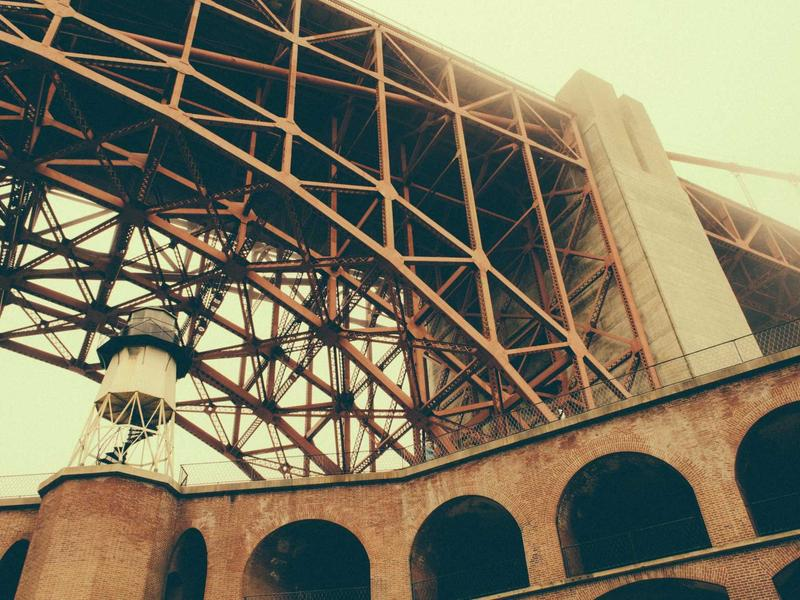
#> input picture data/sample_images/sample_0.jpg, 800 x 600 px, found by its file name
$ python gen_visual.py
#> lines starting #> are read from the running program, lines starting #| are printed output that depends on the picture
### python/corruptor.py
import cv2
import numpy as np
from pathlib import Path

class OpticalCorruptor:
    def __init__(self, lookup):
        """
        Args:
            lookup (PhysicsLookup): Initialized PhysicsLookup instance.
        """
        self.lookup = lookup
        self.mask_cache = {}

    def generate_spatial_mask(self, H, W, coverage, t_s):
        """
        Generates a 2D spatial mask for patchy condensation with a radial bias.
        Values range [0, 1] representing localized condensation intensity.
        """
        if coverage <= 0.0:
            return np.zeros((H, W), dtype=np.float32)
        if coverage >= 1.0:
            return np.ones((H, W), dtype=np.float32)

        # 1. Low-frequency noise (32x32)
        noise = np.random.rand(32, 32).astype(np.float32)
        noise_up = cv2.resize(noise, (W, H), interpolation=cv2.INTER_CUBIC)

        # 2. Radial Bias
        # Create coordinate grids
        y, x = np.ogrid[:H, :W]
        center_y, center_x = H / 2, W / 2
        # Calculate distance from center, normalized to [0, 1] at the corners
        max_dist = np.sqrt(center_y**2 + center_x**2)
        dist_from_center = np.sqrt((x - center_x)**2 + (y - center_y)**2) / max_dist

        # Combine noise with radial bias.
        # Higher distance = more likely to fog.
        # Weight of radial bias is 0.6 to keep noise relevant but strongly biased.
        combined_field = noise_up + 0.6 * dist_from_center

        # Normalize coverage against a typical peak equilibrium coverage (~0.30 for Untreated glass)
        C_norm = min(1.0, coverage / 0.30)

        # Artificial time-delay for the spatial spread to match visual and physical expectations
        # (The center of the lens takes longer to cool down, so fog creeps from the edges inward)
        if t_s <= 180:
            time_factor = t_s / 180.0
            C_norm = C_norm * time_factor

        # 3. Thresholding to match normalized coverage C_norm
        threshold = np.percentile(combined_field, (1.0 - C_norm) * 100)

        # Create a soft mask using a sigmoid transition
        mask = 1.0 / (1.0 + np.exp(-15.0 * (combined_field - threshold)))

        return mask.astype(np.float32)

    def corrupt_image(self, img, t_s, delta_t_c=5, rh=0.80, surface="Untreated glass", mode="patchy"):
        """
        Applies physics-informed optical degradation to an image.
        """
        # 1. Fetch parameters (tau, sigma, AND coverage C)
        tau, sigma, coverage = self.lookup.get_optical_params(t_s, delta_t_c, rh, surface)

        # Override coverage for smooth progression as requested
        # Apply C = 0.21, 0.25, 0.28 for both Untreated glass and Hydrophilic coat
        if surface in ("Untreated glass", "Hydrophilic coat"):
            if t_s == 60:
                coverage = 0.21
            elif t_s == 120:
                coverage = 0.25
            elif t_s == 180:
                coverage = 0.28

        H, W = img.shape[:2]

        # Generate spatial mask based on surface type and mode
        cache_key = (surface, t_s, H, W, mode)
        if cache_key in self.mask_cache:
            mask = self.mask_cache[cache_key]
        else:
            if mode == "uniform" or surface == "Hydrophilic coat":
                mask = np.ones((H, W), dtype=np.float32)
            elif coverage == 0.0:
                mask = np.zeros((H, W), dtype=np.float32)
            else:
                mask = self.generate_spatial_mask(H, W, coverage, t_s)
            self.mask_cache[cache_key] = mask

        mask_3c = np.expand_dims(mask, axis=-1)

        # 2. Apply Mie scattering blur
        effective_sigma = sigma * np.sqrt(coverage) if coverage > 0 else 0
        if effective_sigma > 0.5:
            ksize = int(2 * np.ceil(3 * effective_sigma) + 1)
            if ksize % 2 == 0:
                ksize += 1
            img_blurred_full = cv2.GaussianBlur(img, (ksize, ksize), sigmaX=effective_sigma)
        else:
            img_blurred_full = img.astype(np.float32)

        # Blend sharp and blurred images based on spatial mask
        img_float = img.astype(np.float32)
        img_blurred_local = img_float * (1.0 - mask_3c) + img_blurred_full.astype(np.float32) * mask_3c

        # 3. Apply Beer-Lambert transmittance (attenuation) spatially
        tau_local = 1.0 - mask_3c * (1.0 - tau)
        img_dark = img_blurred_local * tau_local

        # 4. Add veiling glare (scattered light haze) spatially
        glare_fraction = 0.35  # 35% of scattered light becomes haze
        glare_intensity = (1.0 - tau_local) * glare_fraction * 255.0
        img_corrupted = img_dark + glare_intensity

        img_corrupted = np.clip(img_corrupted, 0, 255).astype(np.uint8)

        return img_corrupted

# [16 lines that do not run on import are left out]

### python/lookup.py
import pandas as pd
import numpy as np
import os

class PhysicsLookup:
    def __init__(self, matlab_dir=None):
        if matlab_dir is None:
            matlab_dir = os.path.join(os.path.dirname(__file__), "..", "matlab")
        kernel_path = os.path.join(matlab_dir, "kernel_lookup_W3.csv")
        tau_path = os.path.join(matlab_dir, "tau_lookup_W3.csv")

        # Load datasets
        if not os.path.exists(kernel_path) or not os.path.exists(tau_path):
            raise FileNotFoundError(f"Could not find lookup CSVs in {matlab_dir}. Ensure they are in the correct directory.")

        self.df_kernel = pd.read_csv(kernel_path)
        self.df_tau = pd.read_csv(tau_path)

    def get_optical_params(self, t_s, delta_t_c=5, rh=0.80, surface="Untreated glass"):
        """
        Interpolates optical degradation parameters for a given time and environment.

        Args:
            t_s (float): Simulation time in seconds.
            delta_t_c (float): Delta T (subcooling) in Celsius.
            rh (float): Relative humidity (0.0 to 1.0).
            surface (str): Surface treatment type (e.g., 'Untreated glass').

        Returns:
            tuple: (tau, sigma_Mie_px, coverage)
                - tau: Optical transmittance (0 to 1)
                - sigma_Mie_px: Mie scattering PSF width in pixels
                - coverage: Condensation coverage fraction C(t) (0 to 1)
        """
        # 1. Get sigma_Mie_px (only dependent on t_s in this specific kernel lookup)
        # We linearly interpolate based on t_s
        sigma = np.interp(t_s, self.df_kernel['t_s'], self.df_kernel['sigma_Mie_px'])

        # 2. Get tau
        # Filter tau DataFrame by environmental parameters
        # Floating point comparisons can be tricky, so we find the closest match
        df_filtered = self.df_tau[
            (self.df_tau['surface'] == surface) &
            (np.isclose(self.df_tau['DeltaT_C'], delta_t_c, atol=0.1)) &
            (np.isclose(self.df_tau['RH'], rh, atol=0.01))
        ]

        if df_filtered.empty:
            raise ValueError(f"No tau data found for DeltaT_C={delta_t_c}, RH={rh}, surface='{surface}'.")

        # Linearly interpolate tau and coverage based on t_s
        tau = np.interp(t_s, df_filtered['t_s'], df_filtered['tau'])
        coverage = np.interp(t_s, df_filtered['t_s'], df_filtered['C'])

        return float(tau), float(sigma), float(coverage)

# [5 lines that do not run on import are left out]

### python/gen_visual.py
import cv2
import sys
import argparse
import numpy as np
import matplotlib.pyplot as plt
from pathlib import Path
sys.path.append('/home/atang@ncat.edu/Lahari/Physics-Informed-Reliability-of-AV-Camera-Perception-Under-Thermal-Degradation/python')
from corruptor import OpticalCorruptor
from lookup import PhysicsLookup

image_path = "/home/atang@ncat.edu/Lahari/Physics-Informed-Reliability-of-AV-Camera-Perception-Under-Thermal-Degradation/data/sample_images/sample_0.jpg"
img = cv2.imread(image_path)
#> img is the input picture: shape (600, 800, 3); mean B, G, R 95.5, 118.6, 124.9
img_rgb = cv2.cvtColor(img, cv2.COLOR_BGR2RGB)

lookup = PhysicsLookup()
#> (reads matlab/kernel_lookup_W3.csv from the repository)
#> (reads matlab/tau_lookup_W3.csv from the repository)
corruptor = OpticalCorruptor(lookup)

times = [60, 120, 180]
surface = "Untreated glass"

parser = argparse.ArgumentParser(description="Generate Visuals for Optical Corruptor")
parser.add_argument("--mode", type=str, choices=["uniform", "patchy"], default="patchy",
                    help="Condensation mode (default: patchy)")
parser.add_argument("--rh", type=float, default=0.90,
                    help="Relative humidity (default: 0.90)")
args = parser.parse_args()

fig, axes = plt.subplots(2, 3, figsize=(15, 10))

for i, t in enumerate(times):
    tau, sigma, C = lookup.get_optical_params(t_s=t, delta_t_c=5.0, rh=args.rh, surface=surface)

    if args.mode == "patchy" and surface == "Untreated glass":
        if t == 60: C = 0.21
        elif t == 120: C = 0.25
        elif t == 180: C = 0.28

    # Generate the corrupted image
    corrupted_img = corruptor.corrupt_image(img_rgb, t_s=t, delta_t_c=5.0, rh=args.rh, surface=surface, mode=args.mode)

    # Generate the mask for visualization
    H, W = img_rgb.shape[:2]
    mask = corruptor.generate_spatial_mask(H, W, C, t)

    axes[0, i].imshow(mask, cmap='gray', vmin=0, vmax=1)
    axes[0, i].set_title(f"Spatial Mask (t={t}s)\nC={C:.2f}", fontsize=14)
    axes[0, i].axis("off")

    axes[1, i].imshow(corrupted_img)
    axes[1, i].set_title(f"Corrupted Image (t={t}s)", fontsize=14)
    axes[1, i].axis("off")
#> this loop made 3 passes
#> pass 1, in corrupt_image, `img_blurred_full = cv2.GaussianBlur(img, (ksize, ksize), sigmaX=effect..`:
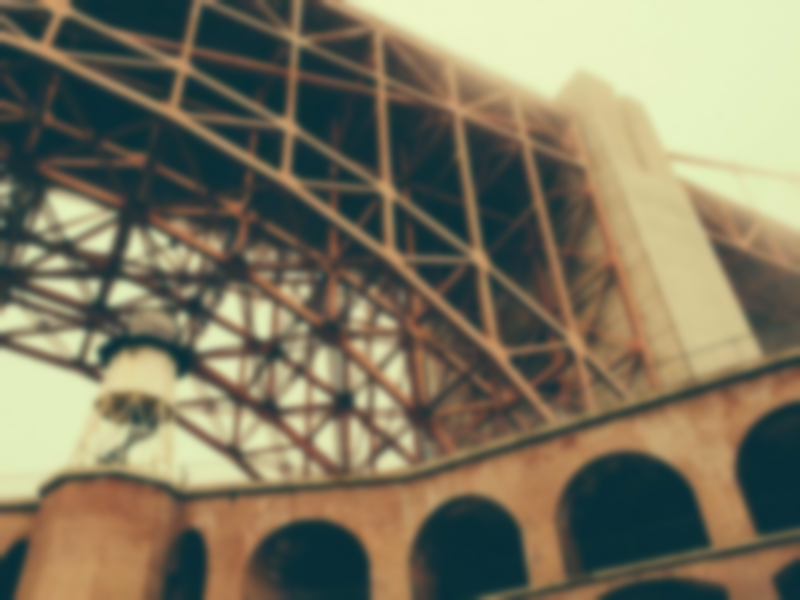
#> img_blurred_full: shape (600, 800, 3); mean R, G, B 124.9, 118.6, 95.5
#> pass 1, in corrupt_image, `img_blurred_local = img_float * (1.0 - mask_3c) + img_blurred_full.ast..`:
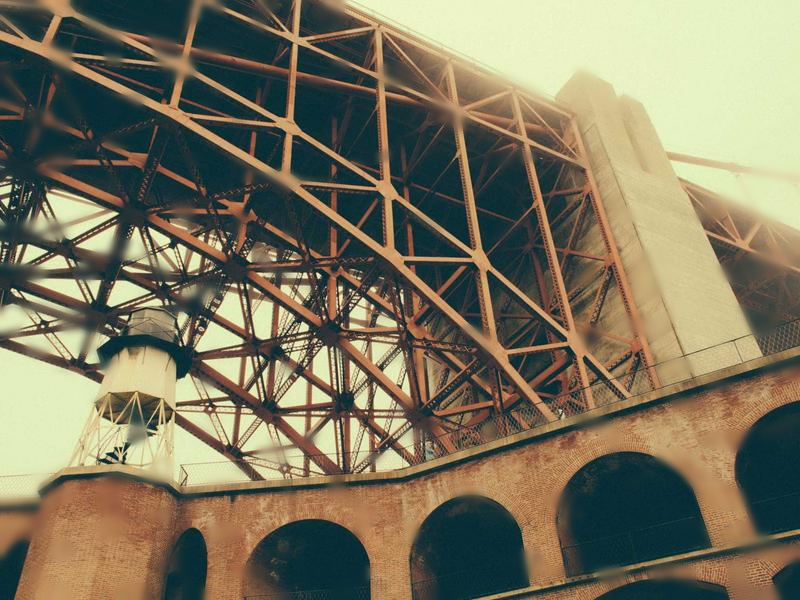
#> img_blurred_local: shape (600, 800, 3) float32; mean R, G, B 124.9, 118.6, 95.5
#> pass 1, in corrupt_image, `img_dark = img_blurred_local * tau_local`:
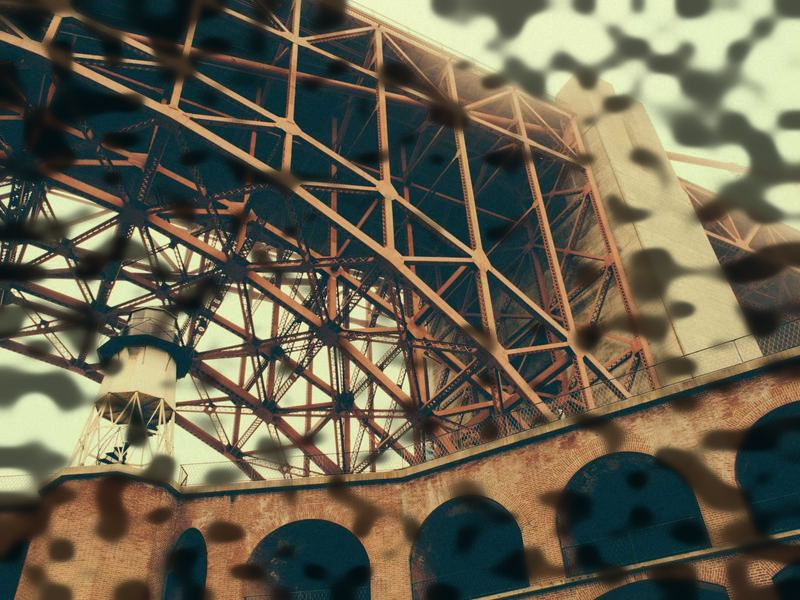
#> img_dark: shape (600, 800, 3) float32; mean R, G, B 103.2, 97.6, 78.6

plt.tight_layout()
output_path = f"results/spatial_masks_visualization_{args.mode}.png"
plt.savefig(output_path, dpi=150)
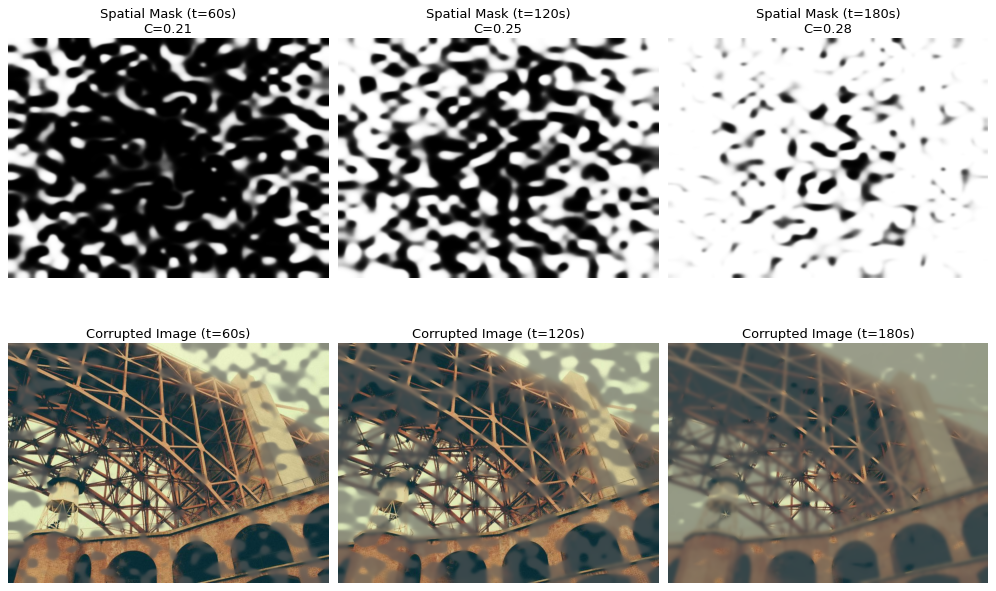
#> figure drawn by matplotlib, 6 panels
print(f"Saved to {output_path}")
